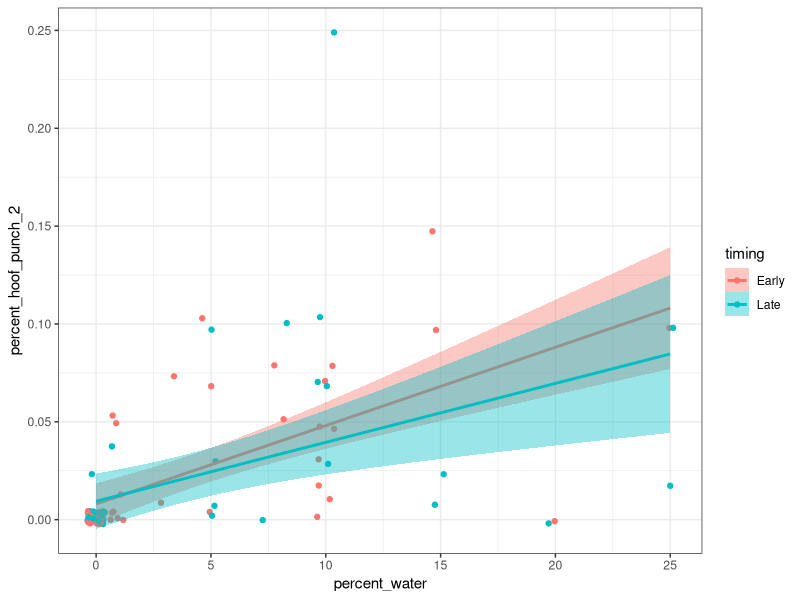
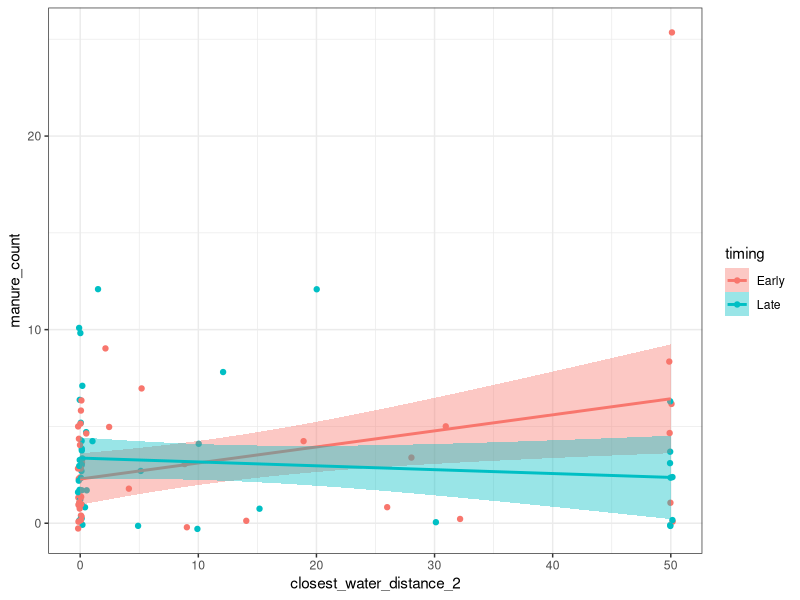
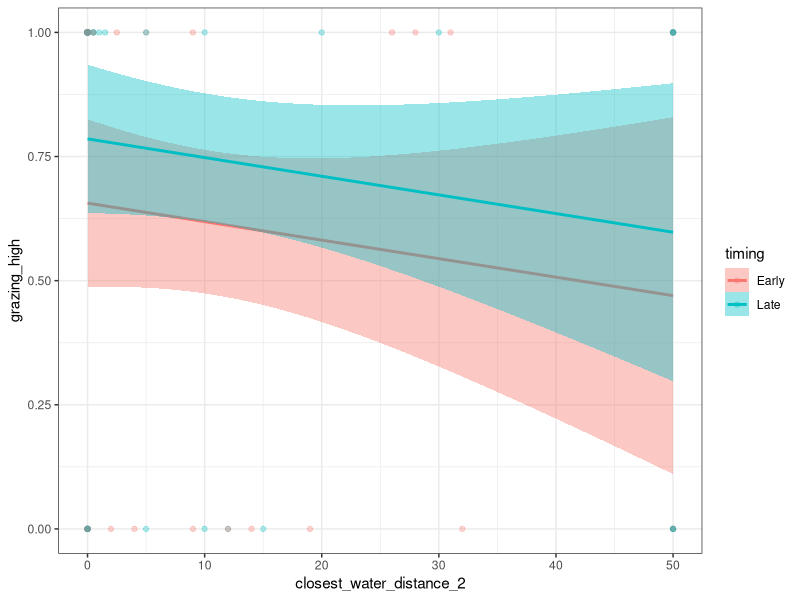
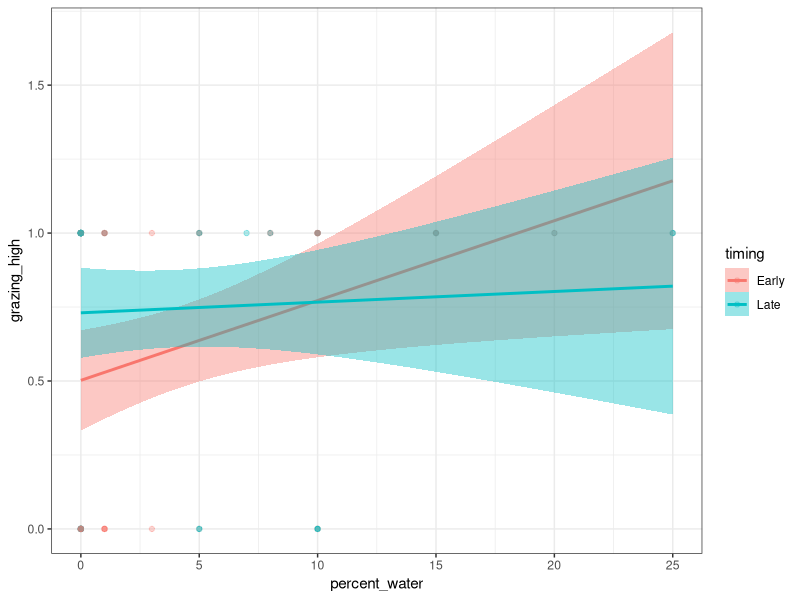
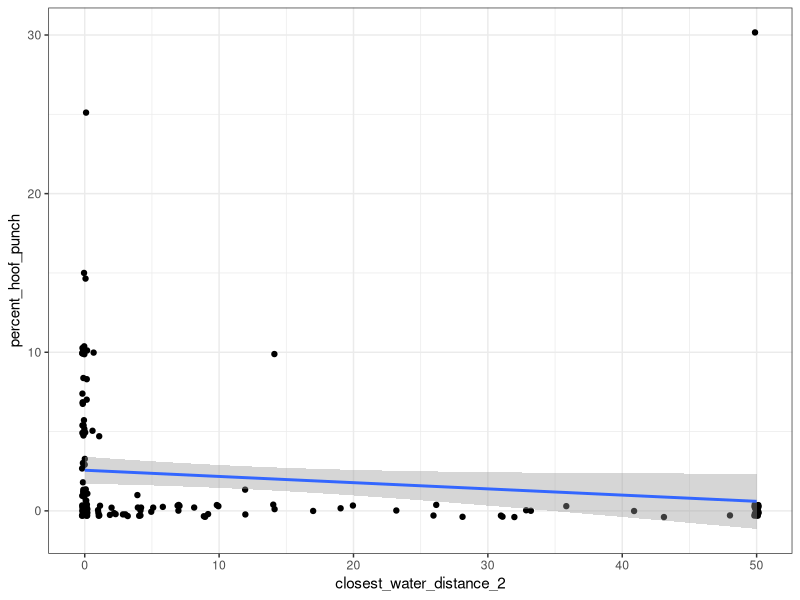
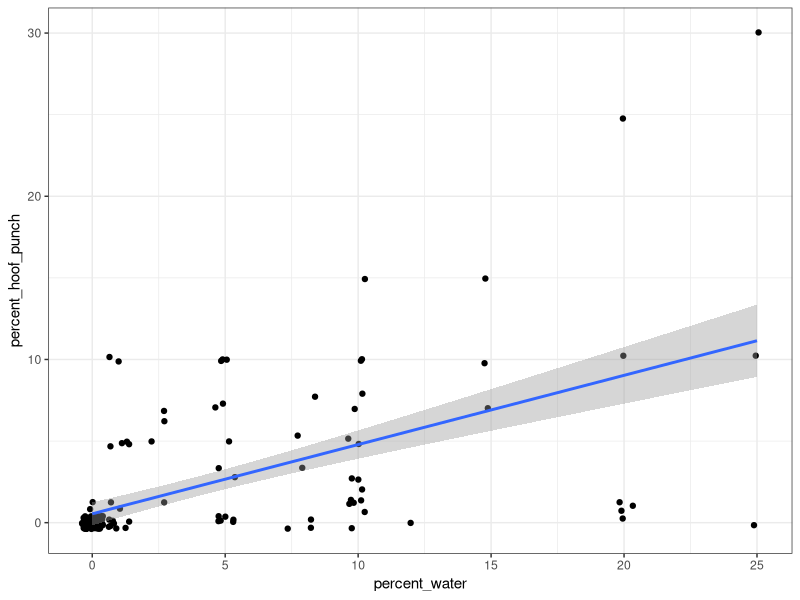
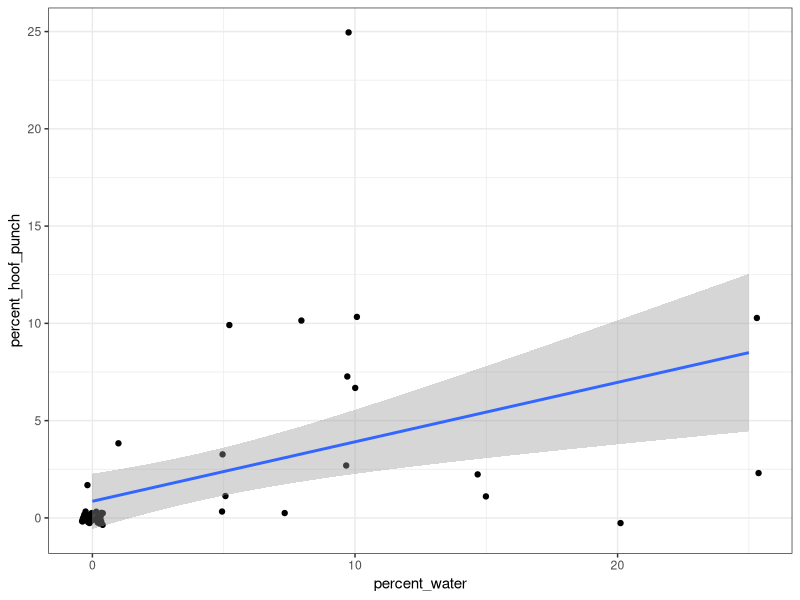
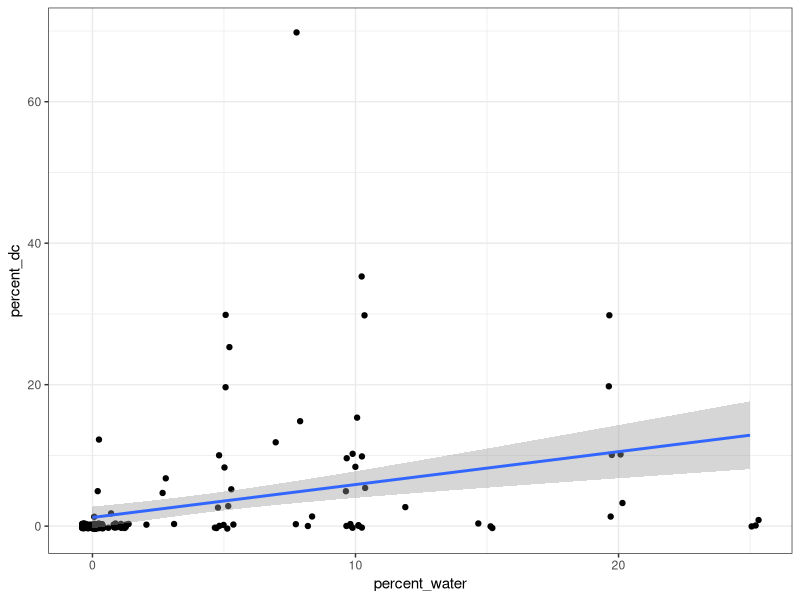

R code for these plots, in order:
## ---- chunk 1
knitr::opts_chunk$set(echo = TRUE)
library(tidyverse)
library(glmmTMB)
library(lubridate)
library(ordinal)
## ---- chunk 2
cattle_impact_full <- read.csv("Cleaned_Capstone_Data.csv") %>% # reading in csv
  rename_with(tolower) %>%
  rename(  # cleaning up and simplifying column names
    plot = plot._number,
    watershed = subwatrshed_location, 
    hgm = hydrogeomorphic_classification
  ) %>%
  mutate(  # Editing data in our columns for cleaning (use with caution!)
    watershed = str_trim(watershed), # remove whitespace
    grazing_intensity = str_trim(grazing_intensity),  
    # factoring grazing intensity
    grazing_intensity = factor(case_when(grazing_intensity == "Light" ~ "Low", 
                                         TRUE ~ grazing_intensity), 
                               levels = c("None", "Low", "Moderate", "High")), 
    closest_water_distance = as.numeric(closest_water_distance), # formatting Closest_Water_Distance column as a number
    date = as.Date(date, format = "%m/%d/%Y"), # Reformats the Date column into a format which R can interpret as dates correctly
    date = case_when(is.na(date) ~ as.Date("09/09/2025", format = "%m/%d/%Y"),
                     TRUE ~ date) # fixing three dates that came in with the wrong format
  ) %>%
  filter(!is.na(plot)) # removing one blank row


cattle_impact <- cattle_impact_full  %>%
  #  select(date, plot, watershed, hgm, percent_canopy:manure_count, 
  #         closest_water_distance, water_type, restoration_location,
  #         stream_restoration_type:cattle_trail_crossing_or_bedding_area) %>%  # selecting relevant columns
  mutate(
    
    cattle_impact_on_stream = str_trim(cattle_impact_on_stream),
    
    hgm = str_trim(hgm),
    
    hgm_2 = case_when(
      hgm %in% c("Riparian_Mid_Gradient", "Riparian_High_Gradient") ~ "Riparian",
      hgm %in% c("Subsurface_Low_Gradient", "Subsurface_Mid_Gradient", "Subsurface_High_Gradient") ~ "Subsurface",
      TRUE ~ hgm),
    
    restoration_location = replace_na(str_trim(restoration_location), "None"),
    
    restoration_location_2 = case_when(
      restoration_location %in% c("Both", "Inside", "Downstream") ~ "in_or_downstream", 
      restoration_location == "Upstream" ~ "upstream",
      TRUE ~ "none"),
    
    stream_restoration_type = replace_na(str_trim(stream_restoration_type), "None"),
    
    hoof_punch_present = case_when(
      percent_hoof_punch > 0 ~ "yes",
      TRUE ~ "no"),
    
    dc_present = percent_dc > 0, # plots with or without Darlingtonia as a fen indicator
    
    # proportions instead of percents for beta distribution models
    percent_hoof_punch_2 = 
      case_when(
        percent_hoof_punch == 0 ~ 0.001,
        TRUE ~ percent_hoof_punch/100),
    percent_trample_2 = 
      case_when(
        percent_trample == 0 ~ 0.001,
        TRUE ~ percent_trample/100),
    percent_dc_grazed_2 = case_when(
      percent_dc_grazed == 0 ~ 0.001,
      TRUE ~ percent_dc_grazed/100),
    
    # If stream distance wasn't recorded it was > 50m, so putting that in as our minimum for now
    closest_water_distance_2 = case_when(
      is.na(closest_water_distance) ~ 50, 
      TRUE ~ closest_water_distance
    ),
    
    # Binary version of grazing intensity
    grazing_high = case_when(
      grazing_intensity %in% c("None", "Low") ~ 0,
      grazing_intensity %in% c("Moderate", "High") ~ 1,
      TRUE ~ NA
    ),
    
    # splitting stream impacts into separate columns
    stream_impacts = tolower(stream_impacts),
    stream_impacts = replace_na(stream_impacts, ""), # some sites with no stream impacts imported as na rather than blank or none
    stream_incised = str_detect(stream_impacts, "inci"),
    stream_sloughing = str_detect(stream_impacts, "slough"),
    stream_grazing = str_detect(stream_impacts, "graz"),
    stream_trample = str_detect(stream_impacts, "tramp"),
    stream_hoof_punch = str_detect(stream_impacts, "hoof"),
    stream_manure = str_detect(stream_impacts, "manur"),
    stream_trail = str_detect(stream_impacts, "trail|cross"),
    
    
    # adding early vs late visit timing information
    timing = case_when(
      date > "2025-09-01" ~ "Late",
      date <= "2025-09-01" ~ "Early",
      TRUE ~ "NA"
    )
  ) 


# early vist (all)
cattle_early <- cattle_impact %>%
  filter(timing == "Early")

# late visit (subset)
cattle_late <- cattle_impact %>%
  filter(timing == "Late")

# repeated plots both visits
late_plots <- cattle_impact %>%
  filter(timing == "Late") %>%
  pull(plot)

cattle_impact_repeat <- cattle_impact %>%
  filter(plot %in% late_plots) %>%
  arrange(plot)


## ---- chunk 3

plot_summary <- cattle_impact %>%
  group_by(timing, watershed) %>%
  summarise(
    n = n(), 
    canopy_mean = mean(percent_canopy), 
    
  )

cattle_summary <- cattle_impact %>% 
  group_by(timing, watershed) %>%
  summarise(
    n = n(),
    grazing_present = sum(grazing_intensity %in% c("Low", "Moderate", "High"))/n, # proportions of plots
    high_grazing_present = sum(grazing_intensity == "High")/n, 
    trampling_present = sum(percent_trample > 0)/n,  
    trampling_median_cover = median(percent_trample),  # means or medians or both?
    hoof_punch_present = sum(percent_hoof_punch > 0)/n,
    hoof_punch_median_cover = median(percent_hoof_punch), 
    manure_present = sum(manure_count > 0, na.rm = TRUE)/n,   # one plot missing manure count
    manure_median_count = median(manure_count, na.rm = TRUE)
    
    # maybe better not as sd but as range/quartiles? Since sd > median for most of these, asymmetrical values
    # in that case is a table most useful or a chart? 
    #    trampling_sd = sd(percent_trample),
    
    #    hoof_punch_sd = sd(percent_hoof_punch),
    #    manure_sd = sd(manure_count, na.rm = TRUE)
  )

cattle_summary


## ---- chunk 4

# hoof punch with beta distribution
glm.hoof.punch <- glmmTMB(percent_hoof_punch_2 ~ closest_water_distance_2 + 
                            percent_water + 
                            percent_herb + 
                            percent_canopy + 
                            watershed +
                            (1|hgm_2),
                          data = cattle_early,
                          family = beta_family(link = "logit"))
summary(glm.hoof.punch)

# trampling with beta distribution
glm.trample <- glmmTMB(percent_trample_2 ~ closest_water_distance_2 + 
                         percent_water + 
                         percent_herb + 
                         percent_canopy + 
                         watershed +
                         (1|hgm_2),
                       data = cattle_early,
                       family = beta_family(link = "logit"))
summary(glm.trample)


# manure with poisson distribution
glm.manure <- glmmTMB(manure_count ~ closest_water_distance_2 + 
                        percent_water + 
                        percent_herb + 
                        percent_canopy +
                        watershed +
                        (1|hgm_2),
                      data = cattle_early, 
                      family = poisson(link = "log"))
summary(glm.manure)


# Ordinal grazing intensity data -- cumulative link models using the 'ordinal' package
# Not sure how to interpret this one yet
# could group to med-high and low-none if needed
m.grazing <- clmm(grazing_intensity ~ closest_water_distance_2 + 
                    percent_water + 
                    percent_herb + 
                    percent_canopy +
                    (1|hgm_2),
                  data = cattle_early) 
summary(m.grazing)

# none-low vs moderate-high grazing using a binomial model
m.grazing.2 <- glmmTMB(grazing_high ~ closest_water_distance_2 + 
                         percent_water + 
                         percent_herb + 
                         percent_canopy +
                         watershed +
                         (1|hgm_2),
                       data = cattle_early, 
                       family = binomial(link = "logit"))
summary(m.grazing.2)


## ---- chunk 5

# hoof punch is higher in sites with dc present (which are the wet sites)
dc.hoof.punch <- glmmTMB(percent_hoof_punch_2 ~ dc_present + 
                           percent_dc +
                           (1|hgm_2),
                         data = cattle_early,
                         family = beta_family(link = "logit"))
summary(dc.hoof.punch)


# trample and manure don't differ by dc presence
dc.trample <- glmmTMB(percent_trample_2 ~ dc_present + 
                        percent_dc +
                        (1|hgm_2),
                      data = cattle_early,
                      family = beta_family(link = "logit"))
summary(dc.trample)

dc.manure <- glmmTMB(manure_count ~ dc_present + 
                       percent_dc +
                       (1|hgm_2),
                     data = cattle_early,
                     family = poisson(link = "log"))
summary(dc.manure)



# not sure if this is useful -- overall grazing intensity
dc.grazing <- clm(grazing_intensity ~ dc_present + 
                       percent_dc ,
                  data = cattle_early) 
summary(dc.grazing)

dc.present <- c(TRUE, FALSE)
percent.dc <- c(10, 0)
newdata <- tibble(dc_present = dc.present, percent_dc = percent.dc)

predict(dc.grazing, newdata)



# filter to sites where dc is present -- 35 sites
# to look at where percent grazing of dc is highest
# and hoof punch in dc sites is highest
# no clear drivers of these patterns
cattle_dc <- cattle_early %>% filter(dc_present == TRUE)

m.dc.grazed <- glmmTMB(percent_dc_grazed_2 ~ 
                         closest_water_distance_2 + 
                         percent_dc +
                         percent_water + 
                         percent_herb + 
                         percent_canopy +
                         (1|hgm_2),
                       data = cattle_dc)
summary(m.dc.grazed)

m.dc.hoofpunch <- glmmTMB(percent_hoof_punch ~ 
                         closest_water_distance_2 + 
                         percent_dc +
                         percent_water + 
                         percent_herb + 
                         percent_canopy +
                         (1|hgm_2),
                       data = cattle_dc)
summary(m.dc.hoofpunch)


## ---- chunk 6

# hoof punch
mtime.hoof.punch <- glmmTMB(percent_hoof_punch_2 ~ timing*closest_water_distance_2 + 
                              timing*percent_water + 
                              timing*percent_herb + 
                              timing*percent_canopy + 
                            (1|plot),
                            data = cattle_impact_repeat,
                            family = beta_family(link = "logit"))
summary(mtime.hoof.punch)

cattle_impact_repeat %>% 
  ggplot(aes(x = percent_water, y = percent_hoof_punch_2, 
             color = timing, fill = timing)) +
  geom_point(position = position_jitter()) +
  geom_smooth(method = "lm") +
  theme_bw()


# trampling
mtime.trample <- glmmTMB(percent_trample_2 ~ timing*closest_water_distance_2 + 
                              timing*percent_water + 
                              timing*percent_herb + 
                              timing*percent_canopy + 
                            (1|plot),
                            data = cattle_impact_repeat,
                            family = beta_family(link = "logit"))
summary(mtime.trample)


# manure
mtime.manure <- glmmTMB(manure_count ~ timing*closest_water_distance_2 + 
                              timing*percent_water + 
                              timing*percent_herb + 
                              timing*percent_canopy + 
                            (1|plot),
                            data = cattle_impact_repeat,
                            family = poisson(link = "log"))
summary(mtime.manure)

cattle_impact_repeat %>% 
  ggplot(aes(x = closest_water_distance_2, y = manure_count, 
             color = timing, fill = timing)) +
  geom_point(position = position_jitter()) +
  geom_smooth(method = "lm") +
  theme_bw()


# grazing intensity
mtime.grazing <- glmmTMB(grazing_high ~ timing*closest_water_distance_2 + 
                              timing*percent_water + 
                              timing*percent_herb + 
                              timing*percent_canopy + 
                            (1|plot),
                            data = cattle_impact_repeat,
                      family = binomial(link = "logit"))
summary(mtime.grazing)

cattle_impact_repeat %>% 
  ggplot(aes(x = closest_water_distance_2, y = grazing_high, 
             color = timing, fill = timing)) +
  geom_point(alpha = 0.3) +
  geom_smooth(method = "lm") +
  theme_bw()

cattle_impact_repeat %>% 
  ggplot(aes(x = percent_water, y = grazing_high, 
             color = timing, fill = timing)) +
  geom_point(alpha=0.3) +
  geom_smooth(method = "lm") +
  theme_bw()



## ---- chunk 7

# filtering to plots where streams were present within 50m (stream impact data was recorded)
cattle_streams <- cattle_impact %>% 
  filter(!is.na(closest_water_distance)) %>%
  select(plot, hgm_2, watershed, timing,
         stream_impacts, 
         stream_incised:stream_trail,
         restoration_location, restoration_location_2, 
         stream_restoration_type,
         water_type_within_5m, water_type_within_10m)


length(unique(cattle_streams$plot))  # 132 plots with stream data recorded in early, 136 total for both visits

stream_summary <- cattle_streams %>% 
  group_by(timing, watershed) %>%
  summarise(
    n = n(),
    incised = sum(stream_incised),
    sloughing = sum(stream_sloughing),
    hoof_punch = sum(stream_hoof_punch),
    trampling = sum(stream_trample),
    manure = sum(stream_manure),
    grazing = sum(stream_grazing),
    trail = sum(stream_trail)
    )

stream_summary

# what else can we ask about cattle impacts on streams?

## ---- chunk 8

# next step -- analysis with restoration structures

stream_early <- cattle_streams %>% filter(timing == "Early")

# binomial model
m.incised <- glmmTMB(stream_incised ~ restoration_location + 
                      # stream_restoration_type +
                         watershed + (1|hgm_2),
                       data = stream_early, 
                       family = binomial(link = "logit"))
summary(m.incised)


m.sloughing <- glmmTMB(stream_sloughing ~ restoration_location + 
                      # stream_restoration_type +
                         watershed + (1|hgm_2),
                       data = stream_early, 
                       family = binomial(link = "logit"))
summary(m.sloughing)


m.hp <- glmmTMB(stream_hoof_punch ~ restoration_location + 
                      # stream_restoration_type +
                         watershed + (1|hgm_2),
                       data = stream_early, 
                       family = binomial(link = "logit"))
summary(m.hp)

## ---- chunk 9


cattle_early %>%
  ggplot(aes(x = closest_water_distance_2, y = percent_hoof_punch)) +
  geom_point(position = position_jitter()) +
  geom_smooth(method = "lm") +
  theme_bw()


cattle_early %>%
  ggplot(aes(x = percent_water, y = percent_hoof_punch)) +
  geom_point(position = position_jitter()) +
  geom_smooth(method = "lm") +
  theme_bw()

cattle_late %>%
  ggplot(aes(x = percent_water, y = percent_hoof_punch)) +
  geom_point(position = position_jitter()) +
  geom_smooth(method = "lm") +
  theme_bw()


# not sure how HGM categories fit into this model
m.hoof.punch <- lm(percent_hoof_punch ~ closest_water_distance_2 + percent_water + 
                        percent_herb + percent_canopy + percent_dc,
                    data = cattle_early)
summary(m.hoof.punch)

# later plot sampling
# maybe want to do this as the subset of repeat plots with a repeated measures structure?
m.late.hoof.punch <- lm(percent_hoof_punch ~ closest_water_distance_2 + percent_water + 
                        percent_herb + percent_canopy + percent_dc,
                    data = cattle_late)
summary(m.late.hoof.punch)

# trampling old linear model
m.trample <- lm(percent_trample ~ closest_water_distance_2 + percent_water + 
                        percent_herb + percent_canopy + percent_dc,
                    data = cattle_early)
summary(m.trample)






# Is the DC and percent water info overlapping?
# Correlated but actually not incredibly tight
cattle_early %>%
  ggplot(aes(x = percent_water, y = percent_dc)) +
  geom_point(position = position_jitter()) +
  geom_smooth(method = "lm") +
  theme_bw()



## ---- chunk 10

# Is hoof punch percent impact higher where DC is present?
cattle_early %>% 
  filter(!is.na(dc_present)) %>%
  ggplot(aes(x = dc_present, y = percent_hoof_punch, fill = dc_present)) +
  geom_boxplot() +
  theme_bw() +
  xlab("D. californica present") +
  ylab("Hoof Punch (% of plot)") +
  scale_fill_manual(values = c('goldenrod','darkgreen')) +
  guides(fill = "none")
ggsave("Figures/DC_Hoof-Punch_plot.pdf", width = 7.5, height = 5.5, units = "in")


# Framing 3a: How does hoof punch % correlate with DC % overall?
cattle_early %>% 
  ggplot(aes(x = percent_dc, y = percent_hoof_punch)) +
  geom_point(position = position_jitter()) +
  geom_smooth(method = "lm")


# Framing 3b: How does hoof punch % correlate with DC % where DC is present?
cattle_early %>% 
  filter(percent_dc > 0) %>%
  ggplot(aes(x = percent_dc, y = percent_hoof_punch)) +
  geom_point(position = position_jitter()) +
  geom_smooth(method = "lm")


## ---- chunk 11

# comparing early to later

# DC Grazed
cattle_impact_repeat %>%
  ggplot(aes(x = timing, y = percent_dc_grazed, group = plot, color = hgm_2)) +
  geom_line(position = position_jitter()) +
  theme_bw()
# more grazing on DC as time goes on

# Overall grazing intensity
cattle_impact_repeat %>%
  ggplot(aes(x = timing, y = grazing_intensity, group = plot, color = hgm_2)) +
  geom_line(position = position_jitter()) +
  theme_bw()

# % Trample
cattle_impact_repeat %>%
  ggplot(aes(x = timing, y = percent_trample, group = plot, color = hgm_2)) +
  geom_line(position = position_jitter()) +
  theme_bw()


# % Hoof Punch
cattle_impact_repeat %>%
  ggplot(aes(x = timing, y = percent_hoof_punch, group = plot, color = hgm_2)) +
  geom_line(position = position_jitter()) +
  theme_bw()


# Manure Count
cattle_impact_repeat %>%
  ggplot(aes(x = timing, y = manure_count, group = plot, color = hgm_2)) +
  geom_line(position = position_jitter()) +
  theme_bw()


# Indicators of how well plots are re-located:

# percent shrub
cattle_impact_repeat %>%
  ggplot(aes(x = timing, y = percent_shrub, group = plot, color = hgm_2)) +
  geom_line(position = position_jitter()) +
  theme_bw()

# percent_rock
cattle_impact_repeat %>%
  ggplot(aes(x = timing, y = percent_rock, group = plot, color = hgm_2)) +
  geom_line(position = position_jitter()) +
  theme_bw()

# canopy
cattle_impact_repeat %>%
  ggplot(aes(x = timing, y = percent_canopy, group = plot, color = hgm_2)) +
  geom_line(position = position_jitter()) +
  theme_bw()

# percent_dc
cattle_impact_repeat %>%
  ggplot(aes(x = timing, y = percent_dc, group = plot, color = hgm_2)) +
  geom_line(position = position_jitter()) +
  theme_bw()
